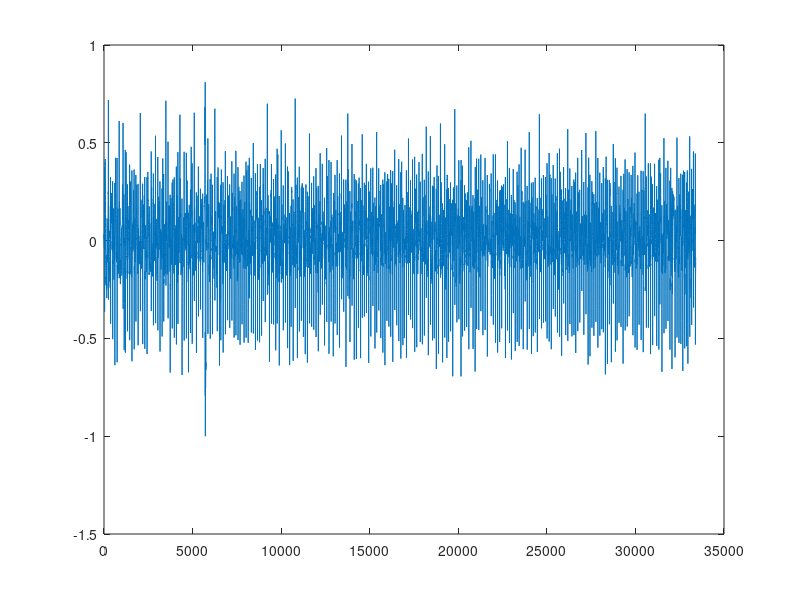

The MATLAB source for this figure:
%% this algorithm found not enough peak


clear all;
close all;
load('QuangHuy_140416.mat');
d=data13_ECG';
t=[0:length(d)-1]/200;

  [a b]=butter(2,[0.67 40]/80);               
  e = filtfilt(a,b,d);
  e = e / max(abs(e));
  e = e - mean(e);
  
  c = diff(e);
  
  plot(e)

